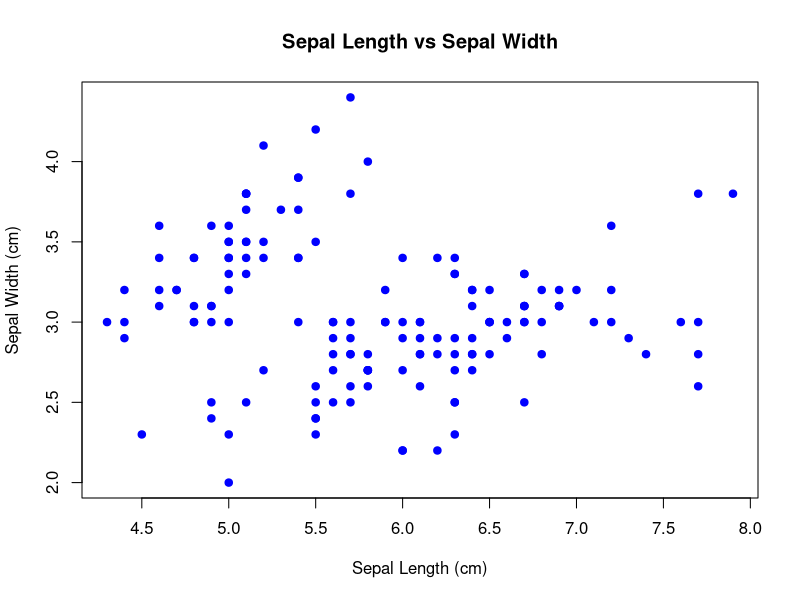
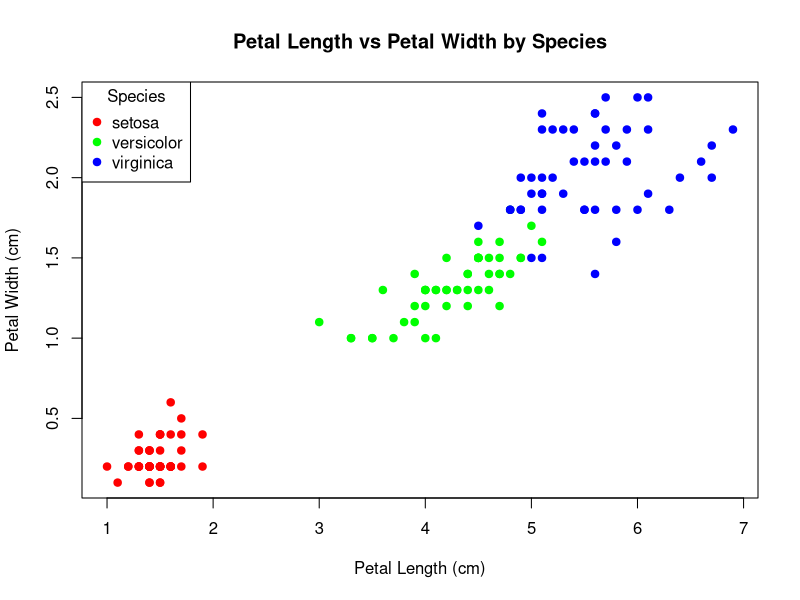
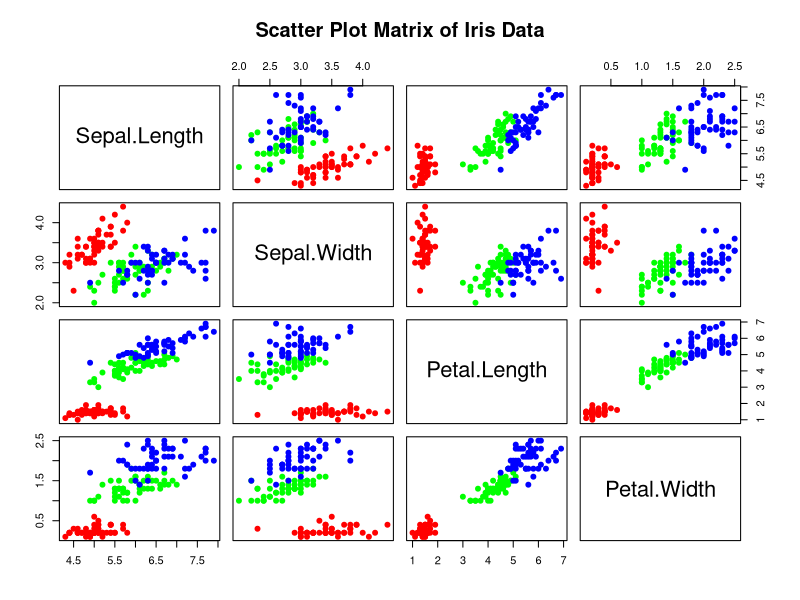
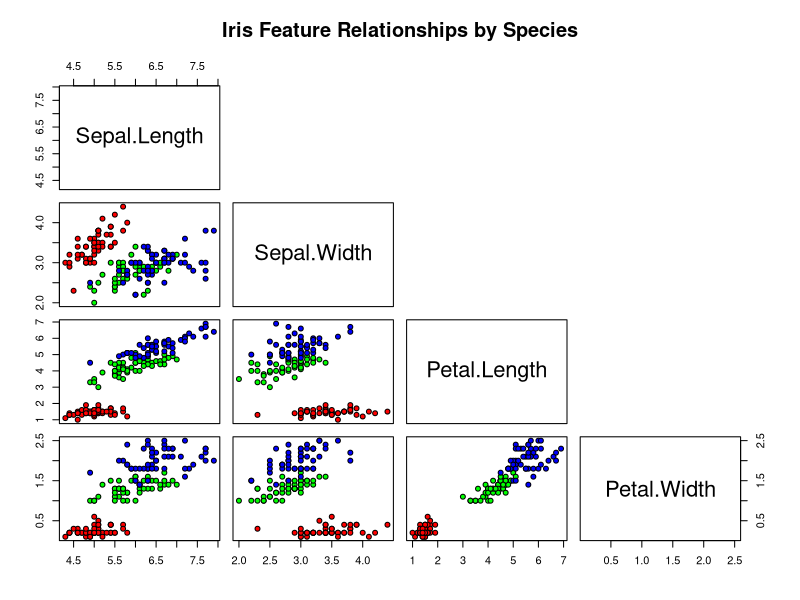

Source code (R) for these figures, in order:
# ===============================
# IRIS DATASET – SCATTER PLOTS
# ===============================

# Load dataset
data("iris")

# View first few rows
head(iris)

# Define colors for species
colors <- c(
  "setosa" = "red",
  "versicolor" = "green",
  "virginica" = "blue"
)

# ---------- 1. Basic Scatter Plot ----------
png("iris_sepal_length_vs_width.png", width = 800, height = 600)

plot(
  iris$Sepal.Length,
  iris$Sepal.Width,
  main = "Sepal Length vs Sepal Width",
  xlab = "Sepal Length (cm)",
  ylab = "Sepal Width (cm)",
  col = "blue",
  pch = 19
)

dev.off()

# ---------- 2. Scatter Plot by Species ----------
png("iris_petal_length_vs_width_by_species.png", width = 800, height = 600)

plot(
  iris$Petal.Length,
  iris$Petal.Width,
  main = "Petal Length vs Petal Width by Species",
  xlab = "Petal Length (cm)",
  ylab = "Petal Width (cm)",
  col = colors[iris$Species],
  pch = 19
)

legend(
  "topleft",
  legend = names(colors),
  col = colors,
  pch = 19,
  title = "Species"
)

dev.off()

# ---------- 3. Scatter Plot Matrix ----------
png("iris_scatter_plot_matrix.png", width = 900, height = 900)

pairs(
  iris[, 1:4],
  main = "Scatter Plot Matrix of Iris Data",
  col = colors[iris$Species],
  pch = 19
)

dev.off()

# ---------- 4. Enhanced Scatter Plot Matrix ----------
png("iris_scatter_plot_matrix_colored.png", width = 900, height = 900)

pairs(
  iris[, 1:4],
  main = "Iris Feature Relationships by Species",
  pch = 21,
  bg = colors[iris$Species],
  upper.panel = NULL
)

dev.off()
